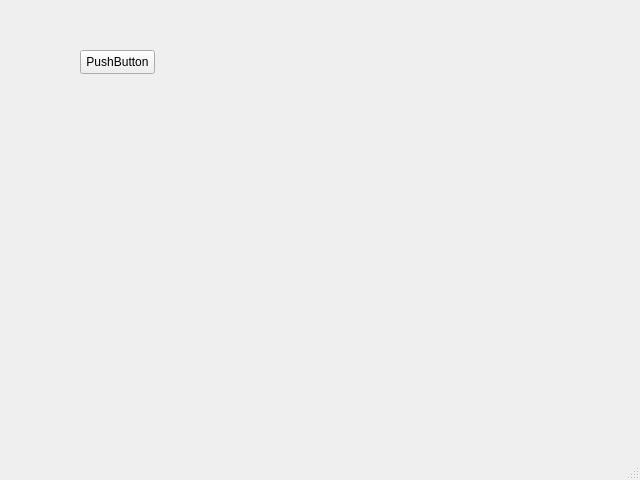
<?xml version="1.0" encoding="UTF-8"?>
<ui version="4.0">
 <class>MainWindow</class>
 <widget class="QMainWindow" name="MainWindow">
  <property name="geometry">
   <rect>
    <x>0</x>
    <y>0</y>
    <width>640</width>
    <height>480</height>
   </rect>
  </property>
  <property name="windowTitle">
   <string>MainWindow</string>
  </property>
  <widget class="QWidget" name="centralwidget">
   <widget class="QPushButton" name="pushButton">
    <property name="geometry">
     <rect>
      <x>80</x>
      <y>50</y>
      <width>75</width>
      <height>24</height>
     </rect>
    </property>
    <property name="text">
     <string>PushButton</string>
    </property>
   </widget>
  </widget>
  <widget class="QMenuBar" name="menubar">
   <property name="geometry">
    <rect>
     <x>0</x>
     <y>0</y>
     <width>640</width>
     <height>22</height>
    </rect>
   </property>
  </widget>
  <widget class="QStatusBar" name="statusbar"/>
 </widget>
 <resources/>
 <connections/>
</ui>
